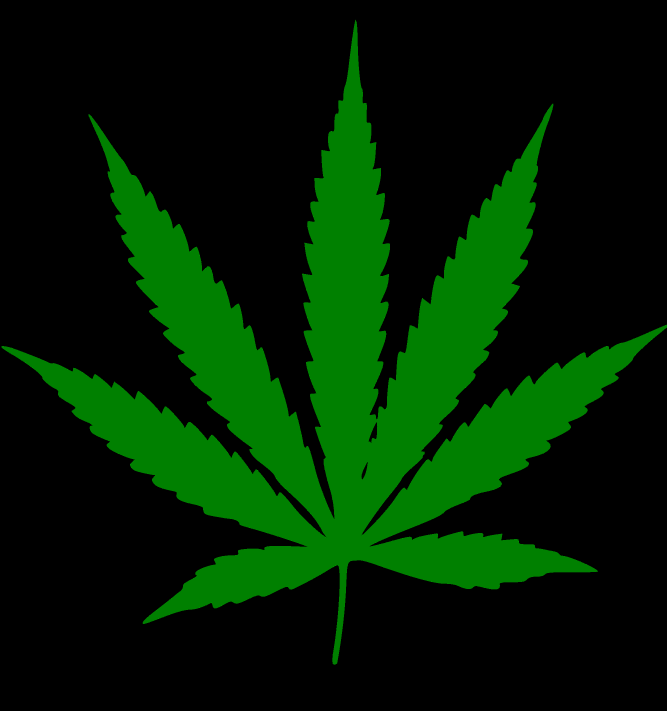
#> input picture OpenCV-RasbPi/kush.png, 2000 x 2133 px (shown at 1/3 size)
$ python install_test.py
#> lines starting #> are read from the running program, lines starting #| are printed output that depends on the picture
"""
    Simple OpenCV-Python Script to verify install
    author: JDG
"""
import imutils
import cv2

def opencv_test():
    img = cv2.imread("kush.png")
#> img is the input picture: shape (2133, 2000, 3); mean B, G, R 0, 32.6, 0
    (h, w, d) = img.shape
#> h = 2133; w = 2000; d = 3
    print("width={}, height={}, depth={}".format(w, h, d))
#| width=2000, height=2133, depth=3
    resize_and_rotate(img)

def resize_and_rotate(img):
    img = cv2.resize(img, (200, 200))
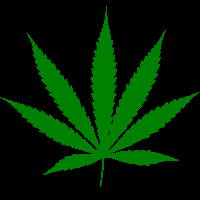
#> img: shape (200, 200, 3); mean of channels 0, 1, 2 0, 32.6, 0; drawn as B, G, R
    while (1):
        angle = 30
        while (angle <= 360):
            print("Angle = {}\n".format(angle))
            img_copy = imutils.rotate_bound(img, angle)
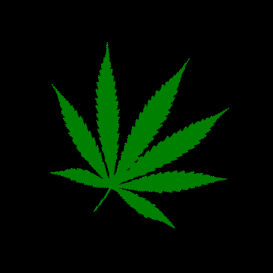
#> img_copy: shape (273, 273, 3); mean of channels 0, 1, 2 0, 17.5, 0; drawn as B, G, R
            cv2.resize(img_copy, (200, 200))
            cv2.blur(img_copy, (35, 35))
            cv2.imshow("CV JDG", img_copy)
            cv2.waitKey(50)
            angle += 30

if __name__ == "__main__":
    opencv_test()
